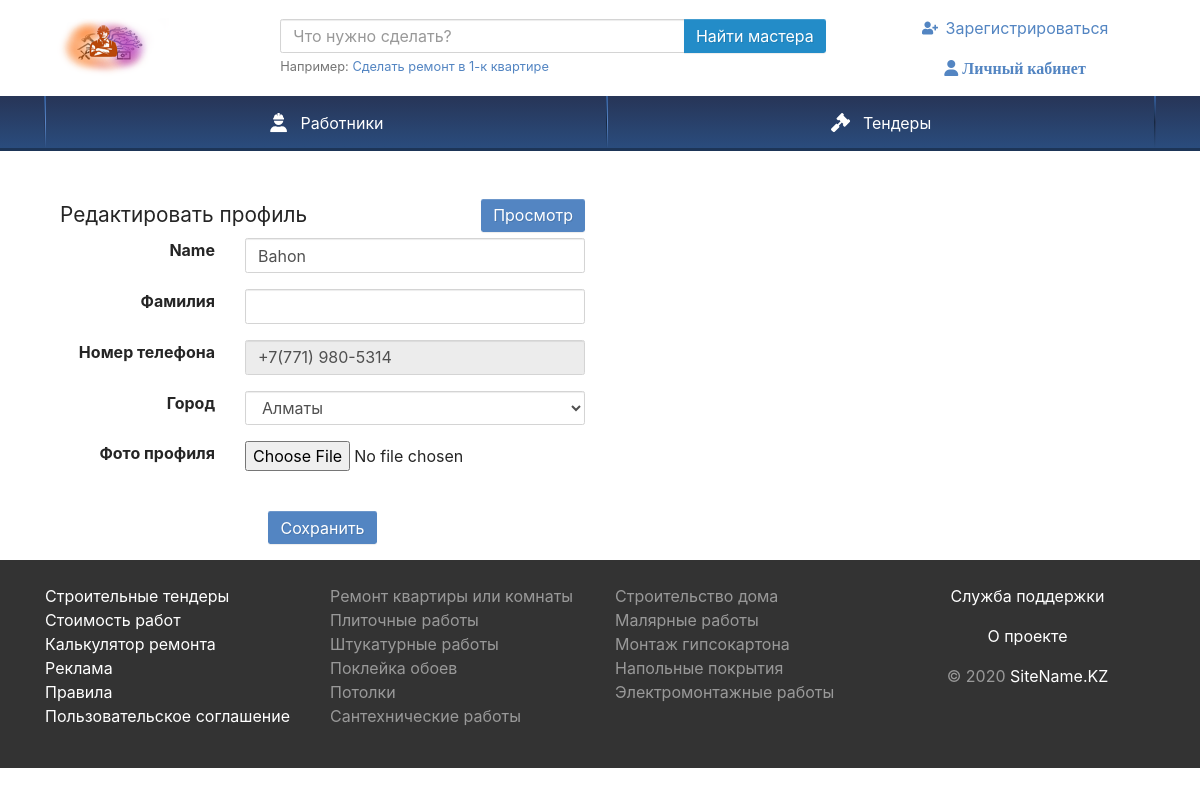
The page /edit.php (signed in) on the database its author committed.
### tables this page shows
CREATE TABLE `users` (
  `ID` int(11) NOT NULL,
  `NAME` varchar(255) NOT NULL,
  `LASTNAME` varchar(255) NOT NULL,
  `PHONE` varchar(255) NOT NULL,
  `TYPE` int(11) NOT NULL,
  `PASSWORD` varchar(255) NOT NULL,
  `STATUS` int(11) NOT NULL,
  `LOCATION` int(11) NOT NULL,
  `ABOUT` mediumtext NOT NULL,
  `AVATAR` varchar(100) NOT NULL,
  `POST_DATE` date DEFAULT current_timestamp()
);

CREATE TABLE `dic_country` (
  `ID` int(11) NOT NULL,
  `NAME` varchar(255) NOT NULL
);

### function.php (called while the page is built, shortened)
<?php
function Get_user_profile_data($user_id)
{
    require 'conn.php';
    $query = "SELECT u.*, d.name FROM `users` u, dic_country d where u.location = d.id and u.id = $user_id";
    $result = mysqli_query($link, $query) or die("Ошибка " . mysqli_error($link));
    $rows = mysqli_fetch_all($result, MYSQLI_ASSOC);
    return  $rows;
}
?>

### edit.php (the view, shortened to what this page needs)
<?php require 'Theme/blocks/header.php';
 require_once 'function.php';
?>
<div class="container">
<div class="col-sm-8 text-left">
<div class="row pt-5">
	<div class="col-md-9">
<?php
$result = Get_user_profile_data($_SESSION["id"]);
foreach($result as $row)
{ ?>
    <div class="panel panel-default">
			<div class="panel-heading">
				<div class="row">
					<div class="col-md-9">
						<h3 class="panel-title">Редактировать профиль</h3>
					</div>
					<div class="col-md-3" align="right">
						<a href="view.php" class="btn btn-primary btn-xs">Просмотр</a>
					</div>
				</div>
			</div>
			<div class="panel-body">
				<form method="post" action="edit.php" enctype="multipart/form-data">
					<div class="form-group">
						<div class="row">
							<label class="col-md-4" align="right">Name</label>
							<div class="col-md-8">
								<input type="text" name="user_name" id="user_name" class="form-control" value="<?php echo $row["NAME"];  ?>" />
							</div>
						</div>
					</div>
					<div class="form-group">
						<div class="row">
							<label class="col-md-4" align="right">Фамилия</label>
							<div class="col-md-8">
								<input type="text" name="lastname" id="lastname" class="form-control" value="<?php echo $row["LASTNAME"];  ?>" />
							</div>
						</div>
					</div>
					<div class="form-group">
						<div class="row">
							<label class="col-md-4" align="right">Номер телефона</label>
							<div class="col-md-8">
								<input type="text" disabled="" name="phone" id="phone" class="form-control" value="<?php echo $row["PHONE"]; ?>" />
							</div>
						</div>
					</div>
					<div class="form-group">
						<div class="row">
							<label class="col-md-4" align="right">Город</label>
							<div class="col-md-8">
								<select name="user_country" id="user_country" class="form-control">
                                <?php if($row['name']) { ?>
                                    <option selected="" value="<?php echo $row['ID']; ?>"><?php echo $row['name']; ?></option>
                                <?php } ?>
								</select>
							</div>
						</div>
					</div>
					<div class="form-group">
						<div class="row">
							<label class="col-md-4" align="right">Фото профиля</label>
							<div class="col-md-8">
								<input type="file" name="user_avatar" />
								<br />
								<br />
							</div>
						</div>
					</div>
					<div class="form-group" align="center">
						<input type="submit" name="edit" class="btn btn-primary" value="Сохранить" />
					</div>
				</form>
			</div>
		</div>
   </div>
</div>
<?php } ?>
</div>
</div>
        <?php require_once 'Theme/blocks/footer.php'; ?>

### rows shown on the page
users: user_name "Bahon", phone "+7(771) 980-5314", user_country "Алматы"
